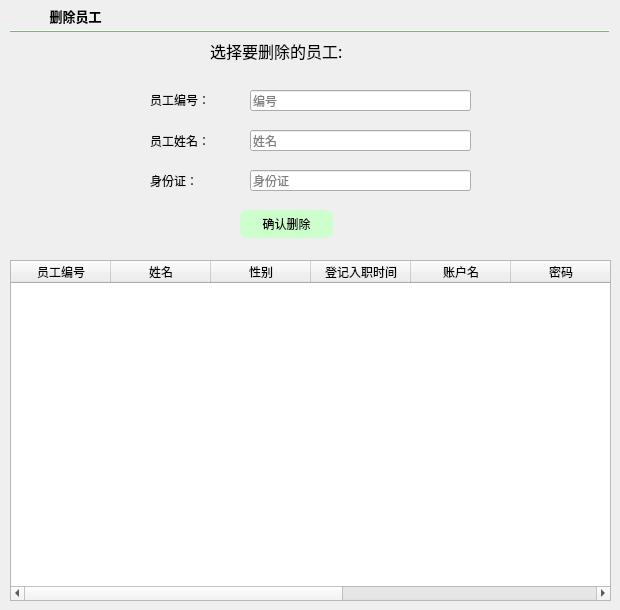
    <widget class="QWidget" name="page_4">
     <widget class="QFrame" name="split_4">
      <property name="geometry">
       <rect>
        <x>10</x>
        <y>30</y>
        <width>600</width>
        <height>2</height>
       </rect>
      </property>
      <property name="styleSheet">
       <string notr="true">color:#CCFFCC;
border-color:#CCFFCC;
background-color:#CCFFCC</string>
      </property>
      <property name="frameShape">
       <enum>QFrame::HLine</enum>
      </property>
      <property name="frameShadow">
       <enum>QFrame::Raised</enum>
      </property>
     </widget>
     <widget class="QToolButton" name="toolButton_4">
      <property name="geometry">
       <rect>
        <x>20</x>
        <y>0</y>
        <width>111</width>
        <height>31</height>
       </rect>
      </property>
      <property name="font">
       <font>
        <family>FontAwesome</family>
        <pointsize>10</pointsize>
        <weight>75</weight>
        <bold>true</bold>
       </font>
      </property>
      <property name="styleSheet">
       <string notr="true">border:none
</string>
      </property>
      <property name="text">
       <string>删除员工</string>
      </property>
      <property name="icon">
       <iconset>
        <normaloff>../../../../../pictures/delete.png</normaloff>../../../../../pictures/delete.png</iconset>
      </property>
      <property name="toolButtonStyle">
       <enum>Qt::ToolButtonTextBesideIcon</enum>
      </property>
     </widget>
     <widget class="QTableWidget" name="deleteTable">
      <property name="geometry">
       <rect>
        <x>10</x>
        <y>260</y>
        <width>601</width>
        <height>341</height>
       </rect>
      </property>
      <property name="styleSheet">
       <string notr="true"/>
      </property>
      <column>
       <property name="text">
        <string>员工编号</string>
       </property>
      </column>
      <column>
       <property name="text">
        <string>姓名</string>
       </property>
      </column>
      <column>
       <property name="text">
        <string>性别</string>
       </property>
      </column>
      <column>
       <property name="text">
        <string>登记入职时间</string>
       </property>
      </column>
      <column>
       <property name="text">
        <string>账户名</string>
       </property>
      </column>
      <column>
       <property name="text">
        <string>密码</string>
       </property>
      </column>
      <column>
       <property name="text">
        <string>权限</string>
       </property>
      </column>
      <column>
       <property name="text">
        <string>身份证号</string>
       </property>
      </column>
      <column>
       <property name="text">
        <string>手机号</string>
       </property>
      </column>
     </widget>
     <widget class="QLineEdit" name="desid">
      <property name="geometry">
       <rect>
        <x>250</x>
        <y>90</y>
        <width>221</width>
        <height>21</height>
       </rect>
      </property>
      <property name="placeholderText">
       <string>编号</string>
      </property>
     </widget>
     <widget class="QLabel" name="label_18">
      <property name="geometry">
       <rect>
        <x>150</x>
        <y>80</y>
        <width>91</width>
        <height>40</height>
       </rect>
      </property>
      <property name="styleSheet">
       <string notr="true">font: 9pt &quot;FontAwesome&quot;;</string>
      </property>
      <property name="text">
       <string>员工编号：</string>
      </property>
     </widget>
     <widget class="QLineEdit" name="dename">
      <property name="geometry">
       <rect>
        <x>250</x>
        <y>130</y>
        <width>221</width>
        <height>21</height>
       </rect>
      </property>
      <property name="placeholderText">
       <string>姓名</string>
      </property>
     </widget>
     <widget class="QLabel" name="label_19">
      <property name="geometry">
       <rect>
        <x>150</x>
        <y>120</y>
        <width>91</width>
        <height>41</height>
       </rect>
      </property>
      <property name="styleSheet">
       <string notr="true">font: 9pt &quot;FontAwesome&quot;;</string>
      </property>
      <property name="text">
       <string>员工姓名：</string>
      </property>
     </widget>
     <widget class="QLineEdit" name="deidcard">
      <property name="geometry">
       <rect>
        <x>250</x>
        <y>170</y>
        <width>221</width>
        <height>21</height>
       </rect>
      </property>
      <property name="placeholderText">
       <string>身份证</string>
      </property>
     </widget>
     <widget class="QLabel" name="label_20">
      <property name="geometry">
       <rect>
        <x>150</x>
        <y>160</y>
        <width>81</width>
        <height>41</height>
       </rect>
      </property>
      <property name="styleSheet">
       <string notr="true">font: 9pt &quot;FontAwesome&quot;;</string>
      </property>
      <property name="text">
       <string>身份证：</string>
      </property>
     </widget>
     <widget class="QPushButton" name="commitDe">
      <property name="geometry">
       <rect>
        <x>240</x>
        <y>210</y>
        <width>93</width>
        <height>28</height>
       </rect>
      </property>
      <property name="styleSheet">
       <string notr="true">#commitDe{background:#CCFFCC;
border-radius:8px}
#commitDe:hover
{
background:#CCFF99
}</string>
      </property>
      <property name="text">
       <string>确认删除</string>
      </property>
     </widget>
     <widget class="QLabel" name="label_21">
      <property name="geometry">
       <rect>
        <x>210</x>
        <y>35</y>
        <width>211</width>
        <height>31</height>
       </rect>
      </property>
      <property name="font">
       <font>
        <family>FontAwesome</family>
        <pointsize>12</pointsize>
        <weight>50</weight>
        <bold>false</bold>
       </font>
      </property>
      <property name="text">
       <string>选择要删除的员工:</string>
      </property>
     </widget>
    </widget>
